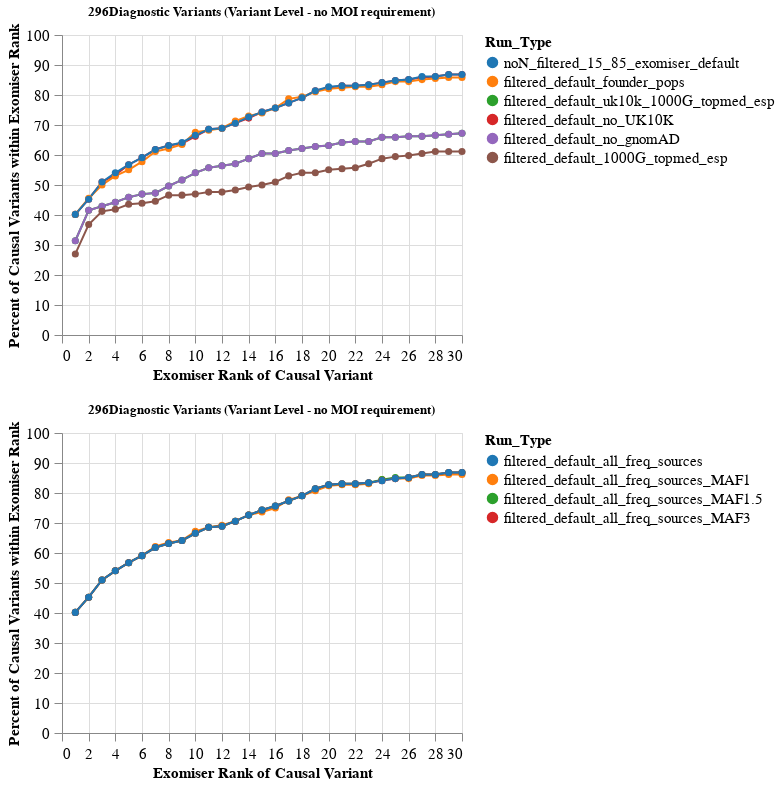

Write notebook code for a chart like this one.
### Code cell
alt.vconcat(freq_exomiser, maf_plot).resolve_scale(color='independent').configure_axis(
    labelPadding= 5,
    labelLimit=0,
    labelFontSize=15, 
    titleFontSize=15, labelFont='arial', tickSize=8).configure_legend(
        labelLimit=0,labelFontSize=15, titleFontSize=15, labelFont='arial')

### Figure 1 — Vega-Lite specification as saved in the notebook (floating-point values rounded to 4 significant figures; data arrays with more than 128 entries replaced by an {"elided": "..."} marker saying what was removed)
{"config": {"view": {"continuousWidth": 300, "continuousHeight": 300}, "axis": {"labelFont": "arial", "labelFontSize": 15, "labelLimit": 0, "labelPadding": 5, "tickSize": 8, "titleFontSize": 15}, "legend": {"labelFont": "arial", "labelFontSize": 15, "labelLimit": 0, "titleFontSize": 15}}, "vconcat": [{"vconcat": [{"mark": {"type": "line", "point": {"size": 50}}, "encoding": {"color": {"field": "Run_Type", "scale": {"domain": ["noN_filtered_15_85_exomiser_default", "filtered_default_founder_pops", "filtered_default_uk10k_1000G_topmed_esp", "filtered_default_no_UK10K", "filtered_default_no_gnomAD", "filtered_default_1000G_topmed_esp"], "scheme": "category10"}, "sort": ["noN_filtered_15_85_exomiser_default", "filtered_default_founder_pops", "filtered_default_uk10k_1000G_topmed_esp", "filtered_default_no_UK10K", "filtered_default_no_gnomAD", "filtered_default_1000G_topmed_esp"], "type": "nominal"}, "tooltip": [{"field": "Rank", "type": "quantitative"}, {"field": "Percent_Variants", "type": "quantitative"}, {"field": "Run_Type", "type": "nominal"}], "x": {"field": "Rank", "title": "Exomiser Rank of Causal Variant", "type": "quantitative"}, "y": {"field": "Percent_Variants", "scale": {"domain": [0, 100]}, "title": "Percent of Causal Variants within Exomiser Rank", "type": "quantitative"}}, "height": 300, "title": "296Diagnostic Variants (Variant Level - no MOI requirement)", "width": 400}], "data": {"name": "data-e0b8489318c3e5a40fee91c802e3396f"}}, {"vconcat": [{"mark": {"type": "line", "point": {"size": 50}}, "encoding": {"color": {"field": "Run_Type", "scale": {"domain": ["filtered_default_all_freq_sources", "filtered_default_all_freq_sources_MAF1", "filtered_default_all_freq_sources_MAF1.5", "filtered_default_all_freq_sources_MAF3"], "scheme": "category10"}, "sort": ["filtered_default_all_freq_sources", "filtered_default_all_freq_sources_MAF1", "filtered_default_all_freq_sources_MAF1.5", "filtered_default_all_freq_sources_MAF3"], "type": "nominal"}, "tooltip": [{"field": "Rank", "type": "quantitative"}, {"field": "Percent_Variants", "type": "quantitative"}, {"field": "Run_Type", "type": "nominal"}], "x": {"field": "Rank", "title": "Exomiser Rank of Causal Variant", "type": "quantitative"}, "y": {"field": "Percent_Variants", "scale": {"domain": [0, 100]}, "title": "Percent of Causal Variants within Exomiser Rank", "type": "quantitative"}}, "height": 300, "title": "296Diagnostic Variants (Variant Level - no MOI requirement)", "width": 400}], "data": {"name": "data-31b1a10a36e470aeb33793c58726375f"}}], "resolve": {"scale": {"color": "independent"}}, "$schema": "https://vega.github.io/schema/vega-lite/v5.17.0.json", "datasets": {"data-e0b8489318c3e5a40fee91c802e3396f": {"elided": "180 records"}, "data-31b1a10a36e470aeb33793c58726375f": [{"Rank": 1, "NumPatients": 119, "Percent_Variants": 40.2, "Run_Type": "filtered_default_all_freq_sources_MAF1"}, {"Rank": 2, "NumPatients": 134, "Percent_Variants": 45.27, "Run_Type": "filtered_default_all_freq_sources_MAF1"}, {"Rank": 3, "NumPatients": 151, "Percent_Variants": 51.01, "Run_Type": "filtered_default_all_freq_sources_MAF1"}, {"Rank": 4, "NumPatients": 160, "Percent_Variants": 54.05, "Run_Type": "filtered_default_all_freq_sources_MAF1"}, {"Rank": 5, "NumPatients": 168, "Percent_Variants": 56.76, "Run_Type": "filtered_default_all_freq_sources_MAF1"}, {"Rank": 6, "NumPatients": 175, "Percent_Variants": 59.12, "Run_Type": "filtered_default_all_freq_sources_MAF1"}, {"Rank": 7, "NumPatients": 184, "Percent_Variants": 62.16, "Run_Type": "filtered_default_all_freq_sources_MAF1"}, {"Rank": 8, "NumPatients": 188, "Percent_Variants": 63.51, "Run_Type": "filtered_default_all_freq_sources_MAF1"}, {"Rank": 9, "NumPatients": 190, "Percent_Variants": 64.19, "Run_Type": "filtered_default_all_freq_sources_MAF1"}, {"Rank": 10, "NumPatients": 199, "Percent_Variants": 67.23, "Run_Type": "filtered_default_all_freq_sources_MAF1"}, {"Rank": 11, "NumPatients": 203, "Percent_Variants": 68.58, "Run_Type": "filtered_default_all_freq_sources_MAF1"}, {"Rank": 12, "NumPatients": 205, "Percent_Variants": 69.26, "Run_Type": "filtered_default_all_freq_sources_MAF1"}, {"Rank": 13, "NumPatients": 209, "Percent_Variants": 70.61, "Run_Type": "filtered_default_all_freq_sources_MAF1"}, {"Rank": 14, "NumPatients": 215, "Percent_Variants": 72.64, "Run_Type": "filtered_default_all_freq_sources_MAF1"}, {"Rank": 15, "NumPatients": 218, "Percent_Variants": 73.65, "Run_Type": "filtered_default_all_freq_sources_MAF1"}, {"Rank": 16, "NumPatients": 222, "Percent_Variants": 75.0, "Run_Type": "filtered_default_all_freq_sources_MAF1"}, {"Rank": 17, "NumPatients": 230, "Percent_Variants": 77.7, "Run_Type": "filtered_default_all_freq_sources_MAF1"}, {"Rank": 18, "NumPatients": 234, "Percent_Variants": 79.05, "Run_Type": "filtered_default_all_freq_sources_MAF1"}, {"Rank": 19, "NumPatients": 239, "Percent_Variants": 80.74, "Run_Type": "filtered_default_all_freq_sources_MAF1"}, {"Rank": 20, "NumPatients": 244, "Percent_Variants": 82.43, "Run_Type": "filtered_default_all_freq_sources_MAF1"}, {"Rank": 21, "NumPatients": 245, "Percent_Variants": 82.77, "Run_Type": "filtered_default_all_freq_sources_MAF1"}, {"Rank": 22, "NumPatients": 245, "Percent_Variants": 82.77, "Run_Type": "filtered_default_all_freq_sources_MAF1"}, {"Rank": 23, "NumPatients": 246, "Percent_Variants": 83.11, "Run_Type": "filtered_default_all_freq_sources_MAF1"}, {"Rank": 24, "NumPatients": 250, "Percent_Variants": 84.46, "Run_Type": "filtered_default_all_freq_sources_MAF1"}, {"Rank": 25, "NumPatients": 251, "Percent_Variants": 84.8, "Run_Type": "filtered_default_all_freq_sources_MAF1"}, {"Rank": 26, "NumPatients": 251, "Percent_Variants": 84.8, "Run_Type": "filtered_default_all_freq_sources_MAF1"}, {"Rank": 27, "NumPatients": 254, "Percent_Variants": 85.81, "Run_Type": "filtered_default_all_freq_sources_MAF1"}, {"Rank": 28, "NumPatients": 254, "Percent_Variants": 85.81, "Run_Type": "filtered_default_all_freq_sources_MAF1"}, {"Rank": 29, "NumPatients": 255, "Percent_Variants": 86.15, "Run_Type": "filtered_default_all_freq_sources_MAF1"}, {"Rank": 30, "NumPatients": 255, "Percent_Variants": 86.15, "Run_Type": "filtered_default_all_freq_sources_MAF1"}, {"Rank": 1, "NumPatients": 119, "Percent_Variants": 40.2, "Run_Type": "filtered_default_all_freq_sources_MAF1.5"}, {"Rank": 2, "NumPatients": 134, "Percent_Variants": 45.27, "Run_Type": "filtered_default_all_freq_sources_MAF1.5"}, {"Rank": 3, "NumPatients": 151, "Percent_Variants": 51.01, "Run_Type": "filtered_default_all_freq_sources_MAF1.5"}, {"Rank": 4, "NumPatients": 160, "Percent_Variants": 54.05, "Run_Type": "filtered_default_all_freq_sources_MAF1.5"}, {"Rank": 5, "NumPatients": 168, "Percent_Variants": 56.76, "Run_Type": "filtered_default_all_freq_sources_MAF1.5"}, {"Rank": 6, "NumPatients": 175, "Percent_Variants": 59.12, "Run_Type": "filtered_default_all_freq_sources_MAF1.5"}, {"Rank": 7, "NumPatients": 183, "Percent_Variants": 61.82, "Run_Type": "filtered_default_all_freq_sources_MAF1.5"}, {"Rank": 8, "NumPatients": 187, "Percent_Variants": 63.18, "Run_Type": "filtered_default_all_freq_sources_MAF1.5"}, {"Rank": 9, "NumPatients": 190, "Percent_Variants": 64.19, "Run_Type": "filtered_default_all_freq_sources_MAF1.5"}, {"Rank": 10, "NumPatients": 197, "Percent_Variants": 66.55, "Run_Type": "filtered_default_all_freq_sources_MAF1.5"}, {"Rank": 11, "NumPatients": 203, "Percent_Variants": 68.58, "Run_Type": "filtered_default_all_freq_sources_MAF1.5"}, {"Rank": 12, "NumPatients": 204, "Percent_Variants": 68.92, "Run_Type": "filtered_default_all_freq_sources_MAF1.5"}, {"Rank": 13, "NumPatients": 209, "Percent_Variants": 70.61, "Run_Type": "filtered_default_all_freq_sources_MAF1.5"}, {"Rank": 14, "NumPatients": 215, "Percent_Variants": 72.64, "Run_Type": "filtered_default_all_freq_sources_MAF1.5"}, {"Rank": 15, "NumPatients": 220, "Percent_Variants": 74.32, "Run_Type": "filtered_default_all_freq_sources_MAF1.5"}, {"Rank": 16, "NumPatients": 224, "Percent_Variants": 75.68, "Run_Type": "filtered_default_all_freq_sources_MAF1.5"}, {"Rank": 17, "NumPatients": 229, "Percent_Variants": 77.36, "Run_Type": "filtered_default_all_freq_sources_MAF1.5"}, {"Rank": 18, "NumPatients": 234, "Percent_Variants": 79.05, "Run_Type": "filtered_default_all_freq_sources_MAF1.5"}, {"Rank": 19, "NumPatients": 241, "Percent_Variants": 81.42, "Run_Type": "filtered_default_all_freq_sources_MAF1.5"}, {"Rank": 20, "NumPatients": 245, "Percent_Variants": 82.77, "Run_Type": "filtered_default_all_freq_sources_MAF1.5"}, {"Rank": 21, "NumPatients": 246, "Percent_Variants": 83.11, "Run_Type": "filtered_default_all_freq_sources_MAF1.5"}, {"Rank": 22, "NumPatients": 246, "Percent_Variants": 83.11, "Run_Type": "filtered_default_all_freq_sources_MAF1.5"}, {"Rank": 23, "NumPatients": 247, "Percent_Variants": 83.45, "Run_Type": "filtered_default_all_freq_sources_MAF1.5"}, {"Rank": 24, "NumPatients": 250, "Percent_Variants": 84.46, "Run_Type": "filtered_default_all_freq_sources_MAF1.5"}, {"Rank": 25, "NumPatients": 252, "Percent_Variants": 85.14, "Run_Type": "filtered_default_all_freq_sources_MAF1.5"}, {"Rank": 26, "NumPatients": 252, "Percent_Variants": 85.14, "Run_Type": "filtered_default_all_freq_sources_MAF1.5"}, {"Rank": 27, "NumPatients": 255, "Percent_Variants": 86.15, "Run_Type": "filtered_default_all_freq_sources_MAF1.5"}, {"Rank": 28, "NumPatients": 255, "Percent_Variants": 86.15, "Run_Type": "filtered_default_all_freq_sources_MAF1.5"}, {"Rank": 29, "NumPatients": 257, "Percent_Variants": 86.82, "Run_Type": "filtered_default_all_freq_sources_MAF1.5"}, {"Rank": 30, "NumPatients": 257, "Percent_Variants": 86.82, "Run_Type": "filtered_default_all_freq_sources_MAF1.5"}, {"Rank": 1, "NumPatients": 119, "Percent_Variants": 40.2, "Run_Type": "filtered_default_all_freq_sources_MAF3"}, {"Rank": 2, "NumPatients": 134, "Percent_Variants": 45.27, "Run_Type": "filtered_default_all_freq_sources_MAF3"}, {"Rank": 3, "NumPatients": 151, "Percent_Variants": 51.01, "Run_Type": "filtered_default_all_freq_sources_MAF3"}, {"Rank": 4, "NumPatients": 160, "Percent_Variants": 54.05, "Run_Type": "filtered_default_all_freq_sources_MAF3"}, {"Rank": 5, "NumPatients": 168, "Percent_Variants": 56.76, "Run_Type": "filtered_default_all_freq_sources_MAF3"}, {"Rank": 6, "NumPatients": 175, "Percent_Variants": 59.12, "Run_Type": "filtered_default_all_freq_sources_MAF3"}, {"Rank": 7, "NumPatients": 183, "Percent_Variants": 61.82, "Run_Type": "filtered_default_all_freq_sources_MAF3"}, {"Rank": 8, "NumPatients": 187, "Percent_Variants": 63.18, "Run_Type": "filtered_default_all_freq_sources_MAF3"}, {"Rank": 9, "NumPatients": 190, "Percent_Variants": 64.19, "Run_Type": "filtered_default_all_freq_sources_MAF3"}, {"Rank": 10, "NumPatients": 197, "Percent_Variants": 66.55, "Run_Type": "filtered_default_all_freq_sources_MAF3"}, {"Rank": 11, "NumPatients": 203, "Percent_Variants": 68.58, "Run_Type": "filtered_default_all_freq_sources_MAF3"}, {"Rank": 12, "NumPatients": 204, "Percent_Variants": 68.92, "Run_Type": "filtered_default_all_freq_sources_MAF3"}, {"Rank": 13, "NumPatients": 209, "Percent_Variants": 70.61, "Run_Type": "filtered_default_all_freq_sources_MAF3"}, {"Rank": 14, "NumPatients": 215, "Percent_Variants": 72.64, "Run_Type": "filtered_default_all_freq_sources_MAF3"}, {"Rank": 15, "NumPatients": 220, "Percent_Variants": 74.32, "Run_Type": "filtered_default_all_freq_sources_MAF3"}, {"Rank": 16, "NumPatients": 224, "Percent_Variants": 75.68, "Run_Type": "filtered_default_all_freq_sources_MAF3"}, {"Rank": 17, "NumPatients": 229, "Percent_Variants": 77.36, "Run_Type": "filtered_default_all_freq_sources_MAF3"}, {"Rank": 18, "NumPatients": 234, "Percent_Variants": 79.05, "Run_Type": "filtered_default_all_freq_sources_MAF3"}, {"Rank": 19, "NumPatients": 241, "Percent_Variants": 81.42, "Run_Type": "filtered_default_all_freq_sources_MAF3"}, {"Rank": 20, "NumPatients": 245, "Percent_Variants": 82.77, "Run_Type": "filtered_default_all_freq_sources_MAF3"}, {"Rank": 21, "NumPatients": 246, "Percent_Variants": 83.11, "Run_Type": "filtered_default_all_freq_sources_MAF3"}, {"Rank": 22, "NumPatients": 246, "Percent_Variants": 83.11, "Run_Type": "filtered_default_all_freq_sources_MAF3"}, {"Rank": 23, "NumPatients": 247, "Percent_Variants": 83.45, "Run_Type": "filtered_default_all_freq_sources_MAF3"}, {"Rank": 24, "NumPatients": 249, "Percent_Variants": 84.12, "Run_Type": "filtered_default_all_freq_sources_MAF3"}, {"Rank": 25, "NumPatients": 251, "Percent_Variants": 84.8, "Run_Type": "filtered_default_all_freq_sources_MAF3"}, {"Rank": 26, "NumPatients": 252, "Percent_Variants": 85.14, "Run_Type": "filtered_default_all_freq_sources_MAF3"}, {"Rank": 27, "NumPatients": 255, "Percent_Variants": 86.15, "Run_Type": "filtered_default_all_freq_sources_MAF3"}, {"Rank": 28, "NumPatients": 255, "Percent_Variants": 86.15, "Run_Type": "filtered_default_all_freq_sources_MAF3"}, {"Rank": 29, "NumPatients": 257, "Percent_Variants": 86.82, "Run_Type": "filtered_default_all_freq_sources_MAF3"}, {"Rank": 30, "NumPatients": 257, "Percent_Variants": 86.82, "Run_Type": "filtered_default_all_freq_sources_MAF3"}, {"Rank": 1, "NumPatients": 119, "Percent_Variants": 40.2, "Run_Type": "filtered_default_all_freq_sources"}, {"Rank": 2, "NumPatients": 134, "Percent_Variants": 45.27, "Run_Type": "filtered_default_all_freq_sources"}, {"Rank": 3, "NumPatients": 151, "Percent_Variants": 51.01, "Run_Type": "filtered_default_all_freq_sources"}, {"Rank": 4, "NumPatients": 160, "Percent_Variants": 54.05, "Run_Type": "filtered_default_all_freq_sources"}, {"Rank": 5, "NumPatients": 168, "Percent_Variants": 56.76, "Run_Type": "filtered_default_all_freq_sources"}, {"Rank": 6, "NumPatients": 175, "Percent_Variants": 59.12, "Run_Type": "filtered_default_all_freq_sources"}, {"Rank": 7, "NumPatients": 183, "Percent_Variants": 61.82, "Run_Type": "filtered_default_all_freq_sources"}, {"Rank": 8, "NumPatients": 187, "Percent_Variants": 63.18, "Run_Type": "filtered_default_all_freq_sources"}, {"Rank": 9, "NumPatients": 190, "Percent_Variants": 64.19, "Run_Type": "filtered_default_all_freq_sources"}, {"Rank": 10, "NumPatients": 197, "Percent_Variants": 66.55, "Run_Type": "filtered_default_all_freq_sources"}, {"Rank": 11, "NumPatients": 203, "Percent_Variants": 68.58, "Run_Type": "filtered_default_all_freq_sources"}, {"Rank": 12, "NumPatients": 204, "Percent_Variants": 68.92, "Run_Type": "filtered_default_all_freq_sources"}, {"Rank": 13, "NumPatients": 209, "Percent_Variants": 70.61, "Run_Type": "filtered_default_all_freq_sources"}, {"Rank": 14, "NumPatients": 215, "Percent_Variants": 72.64, "Run_Type": "filtered_default_all_freq_sources"}, {"Rank": 15, "NumPatients": 220, "Percent_Variants": 74.32, "Run_Type": "filtered_default_all_freq_sources"}, {"Rank": 16, "NumPatients": 224, "Percent_Variants": 75.68, "Run_Type": "filtered_default_all_freq_sources"}, {"Rank": 17, "NumPatients": 229, "Percent_Variants": 77.36, "Run_Type": "filtered_default_all_freq_sources"}, {"Rank": 18, "NumPatients": 234, "Percent_Variants": 79.05, "Run_Type": "filtered_default_all_freq_sources"}, {"Rank": 19, "NumPatients": 241, "Percent_Variants": 81.42, "Run_Type": "filtered_default_all_freq_sources"}, {"Rank": 20, "NumPatients": 245, "Percent_Variants": 82.77, "Run_Type": "filtered_default_all_freq_sources"}, {"Rank": 21, "NumPatients": 246, "Percent_Variants": 83.11, "Run_Type": "filtered_default_all_freq_sources"}, {"Rank": 22, "NumPatients": 246, "Percent_Variants": 83.11, "Run_Type": "filtered_default_all_freq_sources"}, {"Rank": 23, "NumPatients": 247, "Percent_Variants": 83.45, "Run_Type": "filtered_default_all_freq_sources"}, {"Rank": 24, "NumPatients": 249, "Percent_Variants": 84.12, "Run_Type": "filtered_default_all_freq_sources"}, {"Rank": 25, "NumPatients": 251, "Percent_Variants": 84.8, "Run_Type": "filtered_default_all_freq_sources"}, {"Rank": 26, "NumPatients": 252, "Percent_Variants": 85.14, "Run_Type": "filtered_default_all_freq_sources"}, {"Rank": 27, "NumPatients": 255, "Percent_Variants": 86.15, "Run_Type": "filtered_default_all_freq_sources"}, {"Rank": 28, "NumPatients": 255, "Percent_Variants": 86.15, "Run_Type": "filtered_default_all_freq_sources"}, {"Rank": 29, "NumPatients": 257, "Percent_Variants": 86.82, "Run_Type": "filtered_default_all_freq_sources"}, {"Rank": 30, "NumPatients": 257, "Percent_Variants": 86.82, "Run_Type": "filtered_default_all_freq_sources"}]}}
